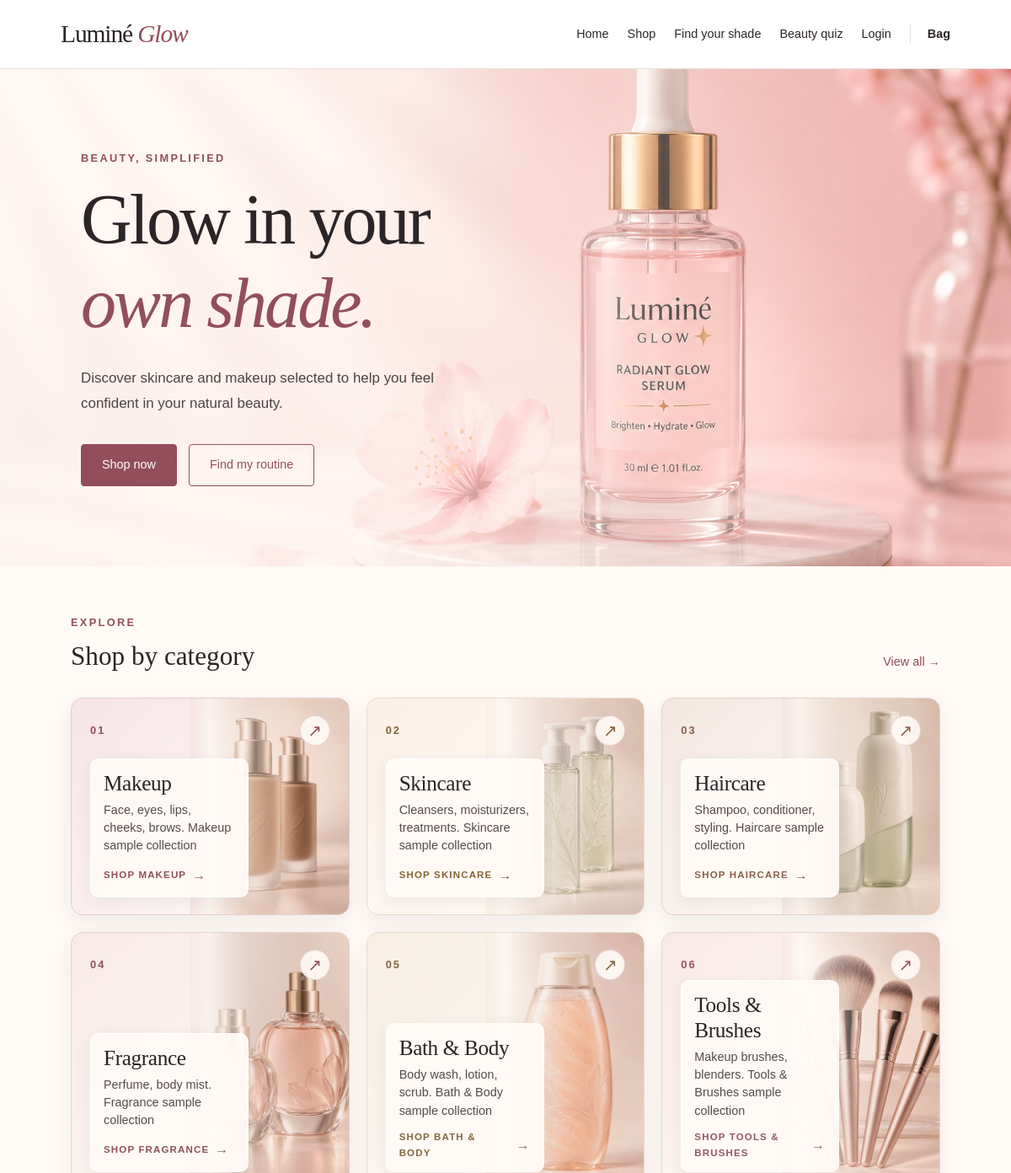
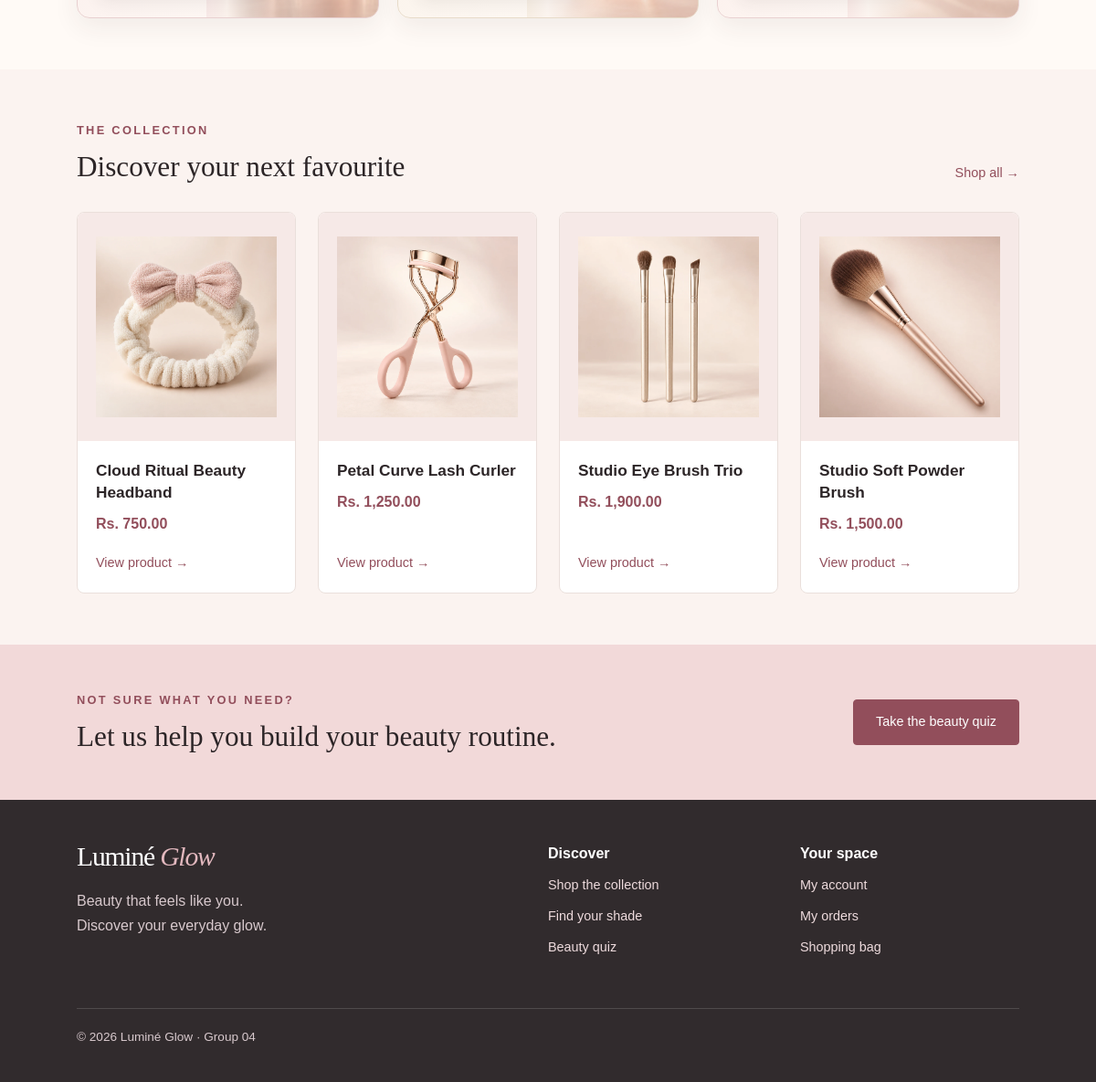
The page / on the database its author committed (2 pictures, top to bottom).
### tables this page shows
CREATE TABLE Category (
    category_id INT AUTO_INCREMENT PRIMARY KEY,
    category_name VARCHAR(100) NOT NULL,
    category_description VARCHAR(255)
);

CREATE TABLE Product (
    product_id INT AUTO_INCREMENT PRIMARY KEY,

    product_name VARCHAR(150) NOT NULL,
    price DECIMAL(10,2) NOT NULL,
    stock INT NOT NULL DEFAULT 0,

    category_id INT,
    brand_id INT,

    image VARCHAR(255),
    description TEXT,

    skin_tone VARCHAR(50),
    skin_type VARCHAR(50),

    sub_category VARCHAR(100) DEFAULT NULL,
    product_type VARCHAR(100) DEFAULT NULL,

    sku VARCHAR(50) DEFAULT NULL,
    barcode VARCHAR(50) DEFAULT NULL,
    short_description VARCHAR(255) DEFAULT NULL,

    ingredients TEXT,
    how_to_use TEXT,
    warnings TEXT,

    finish VARCHAR(50) DEFAULT NULL,
    coverage VARCHAR(50) DEFAULT NULL,

    FOREIGN KEY (category_id)
        REFERENCES Category(category_id),

    FOREIGN KEY (brand_id)
        REFERENCES Brand(brand_id)
);

### index.php (called while the page is built, shortened)
<?php
require_once __DIR__ . '/config/db.php';
$homeCategories = $pdo->query("SELECT * FROM Category ORDER BY category_id")->fetchAll();
$homeProducts = $pdo->query("SELECT * FROM Product ORDER BY product_id DESC LIMIT 4")->fetchAll();
require_once __DIR__ . '/includes/header.php';
require __DIR__ . '/views/home.view.php';
require_once __DIR__ . '/includes/footer.php';

### config/paths.php (called while the page is built, shortened)
<?php
function lg_url($path = '')
{
    return LG_BASE_PATH . '/' . ltrim((string) $path, '/');
}
function lg_image_url(array $product)
{
    $value = trim((string) ($product['image'] ?? ''));
    $value = str_replace('\\', '/', $value);
    $value = preg_replace(
        '~^(?:(?:\./|\.\./)+)(?=(?:assets|uploads)/)~',
        '',
        $value
    );
    if (strpos($value, '/') === false) {
        return lg_url('assets/images/products/' . $value);
    }
    return lg_url($value);
}

### views/home.view.php (the view, shortened to what this page needs)
<section class="hero">
<div class="hero-overlay"></div>
<div class="hero-content">
<p class="eyebrow">BEAUTY, SIMPLIFIED</p>
<h1>Glow in your<br><em>own shade.</em></h1>
<p>Discover skincare and makeup selected to help you feel confident in your natural beauty.</p>
<div class="hero-buttons">
<a href="<?= htmlspecialchars(lg_url('modules/products/index.php')) ?>" class="btn">Shop now</a>
<a href="<?= htmlspecialchars(lg_url('modules/products/beauty-quiz.php')) ?>" class="btn btn-outline">Find my routine</a>
</div></div>
</section>
<section class="section">
<div class="section-heading">
    <div>
        <p class="eyebrow">EXPLORE</p>
        <h2>Shop by category</h2>
    </div>
    <a href="<?= htmlspecialchars(lg_url('modules/products/index.php')) ?>">View all &rarr;</a>
</div>
<div class="category-grid">
<?php
$homeCategoryImages = [
    1 => '01-silk-veil-liquid-foundation.webp',
    2 => '03-cloud-facial-cleanser.webp',
    3 => '05-silken-roots-shampoo.webp',
    4 => '07-petal-hour-perfume.webp',
    5 => '09-bloom-bath-body-wash.webp',
    6 => '11-studio-soft-brush-set.webp',
];
?>
<?php foreach ($homeCategories as $i => $category): ?>
<?php $categoryId = (int) $category['category_id']; ?>
<a
    class="category-card category-card--<?= $categoryId ?>"
    href="<?= htmlspecialchars(lg_url('modules/products/index.php?category_id=' . $categoryId)) ?>"
>
    <span class="category-card__top">
        <span class="category-card__number" aria-hidden="true">
            <?= str_pad((string) ($i + 1), 2, '0', STR_PAD_LEFT) ?>
        </span>
        <span class="category-card__arrow" aria-hidden="true">&#8599;</span>
    </span>
    <span class="category-card__art" aria-hidden="true">
        <?php if (isset($homeCategoryImages[$categoryId])): ?>
            <img
                src="<?= htmlspecialchars(lg_url('assets/images/products/' . $homeCategoryImages[$categoryId]), ENT_QUOTES, 'UTF-8') ?>"
                alt=""
                loading="lazy"
            >
        <?php endif; ?>
    </span>
    <div class="category-card__copy">
        <h3><?= htmlspecialchars($category['category_name']) ?></h3>
        <p><?= htmlspecialchars($category['category_description'] ?? '') ?></p>
        <span class="category-card__action" aria-hidden="true">
            Shop <?= htmlspecialchars($category['category_name']) ?> <span>&rarr;</span>
        </span>
    </div>
</a>
<?php endforeach; ?>
</div>
</section>
<section class="section soft">
<div class="section-heading">
    <div>
        <p class="eyebrow">THE COLLECTION</p>
        <h2>Discover your next favourite</h2>
    </div>
    <a href="<?= htmlspecialchars(lg_url('modules/products/index.php')) ?>">Shop all &rarr;</a>
</div>
<div class="product-grid">
<?php foreach ($homeProducts as $product): ?>
    <article class="product-card">
        <?php $photo = lg_image_url($product); ?>
        <div class="product-image">
            <?php if ($photo): ?>
                <img
                    src="<?= htmlspecialchars($photo, ENT_QUOTES, 'UTF-8') ?>"
                    alt="<?= htmlspecialchars($product['product_name']) ?>"
                    loading="lazy"
                >
            <?php else: ?>
                <div class="product-placeholder">
                    Luminé Glow<br>Photo coming soon
                </div>
            <?php endif; ?>
        </div>
        <div class="product-info">
            <h3><?= htmlspecialchars($product['product_name']) ?></h3>
            <p class="price">Rs. <?= number_format($product['price'], 2) ?></p>
            <a class="text-link" href="<?= htmlspecialchars(lg_url('modules/products/product.php?id=' . (int) $product['product_id'])) ?>">
                View product &rarr;
            </a>
        </div>
    </article>
<?php endforeach; ?>
</div>
</section>
<section class="quiz-banner">
    <div>
        <p class="eyebrow">NOT SURE WHAT YOU NEED?</p>
        <h2>Let us help you build your beauty routine.</h2>
    </div>
    <a class="btn" href="<?= htmlspecialchars(lg_url('modules/products/beauty-quiz.php')) ?>">
        Take the beauty quiz
    </a>
</section>

### assets/css/pages/home.css (style rules this page uses)
.hero { position:relative; display:flex; align-items:center; min-height:590px; padding:7% 8%; background:#f6e9e7 url('../../images/dp.png') center/cover no-repeat; }
.hero-overlay { position:absolute; inset:0; background:linear-gradient(to right,#fffaf6eb 0%,#fffaf6cc 35%,#fffaf64d 65%,#fffaf60d); }
.hero-content { position:relative; max-width:590px; }
.hero h1 { font-size:clamp(3.25rem,7vw,5.75rem); margin-bottom:25px; }
.hero h1 em { color:var(--rose-text); }
.hero-content>p:not(.eyebrow) { color:#4a4345; max-width:480px; font-size:1.06rem; line-height:1.8; }
.hero-buttons { display:flex; gap:14px; flex-wrap:wrap; margin-top:32px; }
.section { padding:56px 7%; max-width:1400px; margin:auto; }
.section.soft { background:#fbf3f0; }
.section-heading { display:flex; justify-content:space-between; align-items:end; gap:24px; margin-bottom:30px; }
.section-heading h2 { margin-bottom:0; }
.section-heading>a { font-size:.9rem; white-space:nowrap; }
.category-grid { display:grid; grid-template-columns:repeat(3,minmax(0,1fr)); gap:20px; }
.category-card { --category-tint:#f8e8e8; --category-accent:#924e5b; --category-border:#e8d0d0; position:relative; display:flex; flex-direction:column; justify-content:space-between; min-height:258px; padding:20px 22px; overflow:hidden; isolation:isolate; border:1px solid var(--category-border); border-radius:14px; background:linear-gradient(135deg,var(--category-tint),#fffaf6 84%); color:var(--ink); box-shadow:0 10px 28px rgba(62,43,44,.07); }
.category-card--1 { --category-tint:#f7e4e6; --category-accent:#924e5b; --category-border:#e8cbd0; }
.category-card--2 { --category-tint:#fbf0e7; --category-accent:#856332; --category-border:#eadac6; }
.category-card--3 { --category-tint:#f4e7e1; --category-accent:#8d5e49; --category-border:#e6d1c6; }
.category-card--4 { --category-tint:#f8e9e7; --category-accent:#8e515c; --category-border:#e8d0d0; }
.category-card--5 { --category-tint:#f7eee3; --category-accent:#856741; --category-border:#e7dbc9; }
.category-card--6 { --category-tint:#f9e9e6; --category-accent:#925766; --category-border:#e9d1d1; }
.category-card::before { content:""; position:absolute; z-index:0; top:-76px; right:-58px; width:190px; height:190px; border:1px solid rgba(201,164,108,.34); border-radius:50%; box-shadow:0 0 0 16px rgba(255,255,255,.18),0 0 0 34px rgba(201,164,108,.07); pointer-events:none; }
.category-card__top { position:relative; z-index:2; display:flex; justify-content:space-between; align-items:center; }
.category-card__number { font-size:.8rem; color:var(--category-accent); font-weight:700; letter-spacing:.16em; }
.category-card__arrow { display:grid; place-items:center; width:36px; height:36px; border:1px solid rgba(146,78,91,.2); border-radius:50%; background:rgba(255,250,246,.9); color:var(--category-accent); font-size:1.25rem; line-height:1; transition:transform .2s ease,background .2s ease; }
.category-card__art { position:absolute; z-index:0; top:0; right:0; bottom:0; display:block; width:57%; overflow:hidden; background:#f4e9e4; pointer-events:none; }
.category-card__art::after { content:""; position:absolute; z-index:1; inset:0; background:linear-gradient(90deg,var(--category-tint) 0%,rgba(255,250,246,.88) 12%,rgba(255,250,246,.35) 36%,rgba(255,250,246,0) 72%); }
.category-card__art img { position:relative; z-index:0; display:block; width:100%; height:100%; object-fit:cover; object-position:center; mix-blend-mode:multiply; opacity:.94; transition:transform .55s ease; }
.category-card__copy { position:relative; z-index:2; width:66%; margin-top:auto; padding:14px 15px 12px; border:1px solid rgba(255,255,255,.88); border-radius:10px; background:rgba(255,250,246,.94); box-shadow:0 5px 18px rgba(48,37,39,.07); }
.category-card h3 { margin:0 0 6px; color:#292326; font:1.58rem/1.18 var(--serif); letter-spacing:-.015em; overflow-wrap:normal; word-break:normal; hyphens:none; }
.category-card p { margin:0; color:#554b4e; font-size:.9rem; line-height:1.48; }
.category-card__action { display:inline-flex; align-items:center; gap:7px; margin-top:11px; color:var(--category-accent); font-size:.72rem; font-weight:700; letter-spacing:.1em; text-transform:uppercase; }
.category-card__action span { font-size:1rem; transition:transform .2s ease; }
.quiz-banner { display:flex; justify-content:space-between; align-items:center; gap:32px; padding:50px 7%; background:var(--blush); }
.quiz-banner h2 { max-width:640px; margin:0; }
.quiz-banner .btn { flex-shrink:0; }

### rows shown on the page
category: i "01", shows a picture, category_name "Makeup", category_description "Face, eyes, lips, cheeks, brows. Makeup sample collection", category_name "MAKEUP"
category: i "02", shows a picture, category_name "Skincare", category_description "Cleansers, moisturizers, treatments. Skincare sample collection", category_name "SKINCARE"
category: i "03", shows a picture, category_name "Haircare", category_description "Shampoo, conditioner, styling. Haircare sample collection", category_name "HAIRCARE"
category: i "04", shows a picture, category_name "Fragrance", category_description "Perfume, body mist. Fragrance sample collection", category_name "FRAGRANCE"
category: i "05", shows a picture, category_name "Bath & Body", category_description "Body wash, lotion, scrub. Bath & Body sample collection", category_name "BATH & BODY"
category: i "06", shows a picture, category_name "Tools & Brushes", category_description "Makeup brushes, blenders. Tools & Brushes sample collection", category_name "TOOLS & BRUSHES"
product: image (picture), product_name "Cloud Ritual Beauty Headband", price "750.00"
product: image (picture), product_name "Petal Curve Lash Curler", price "1,250.00"
product: image (picture), product_name "Studio Eye Brush Trio", price "1,900.00"
product: image (picture), product_name "Studio Soft Powder Brush", price "1,500.00"
